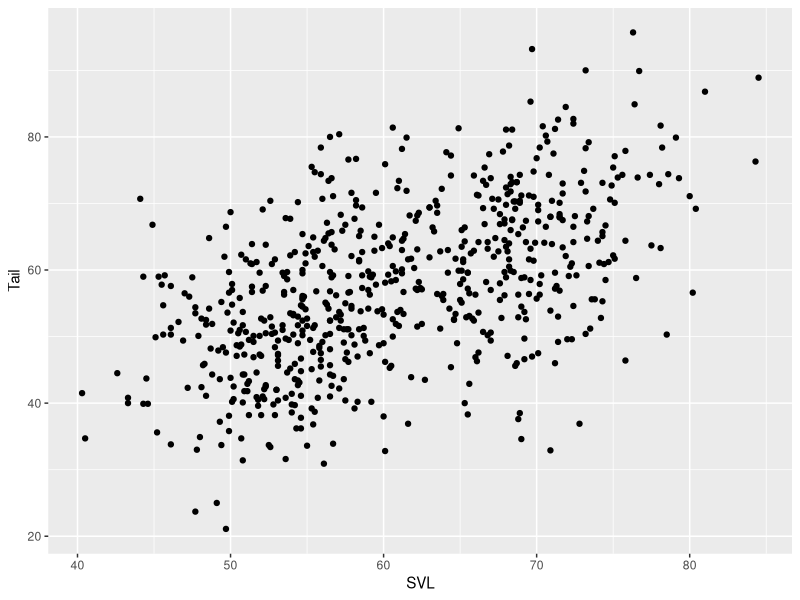
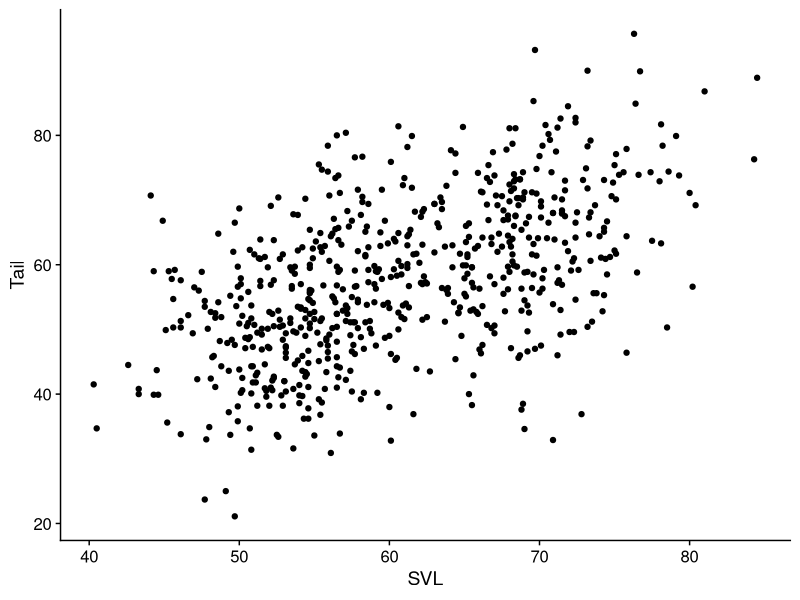

The R script that drew these images, in order: (Note: this script raises an error after producing the figures.)
# This is the r_code for week 0
# Anything after a pound/hash/number sign is a comment

#### Installing some packages #### 
# First, there are a few packages that need to be installed 
# I'll explain what they are and how they work in a minute,
# but this can take a minute so let's get it started now

# Move your cursor to the next line and press Ctrl+Enter
install.packages("tidyverse") # It may be Cmd+Enter for Mac users
# This sends the line to the Console window and executes it
# If you're asked to pick a server/mirror, go with the first option
# (O-cloud)
install.packages("cowplot") # Install this package too

# If you already have these installed, make sure they're the 
# latest versions.  If not, then please run the above code to
# update them

library(tidyverse)
library(cowplot)

#### let's take a look at some data ####

lizards <- read_csv("data/anoles.csv") # This loads in the dataset

lizards # This is a tidy data frame;
# Each column is a separate variable; each row is an observation
glimpse(lizards)
View(lizards)

## Data visualization

base_plot <- 
  ggplot(data = lizards) + # sets up a plot around lizards
  aes(x = SVL, y = Tail) + # Connects columns of lizards to plot aesthetics
  geom_point() # defines a visual layer; in this case, points
base_plot # show results

# This is functional, but doesn't look much like a scientific figure
theme_set(theme_cowplot()) # changes the default theme 
base_plot 

#### Aesthetics ####
# Aesthetics connect a column of data to a visual representation on the plot
# for example, x and y are aesthetics that correspond to axis positions

# Color_morph is another commonly used aesthetic

base_plot + aes(color = Color_morph) # discrete color

base_plot + aes(color = Limb) # continuous color

# Scales change the way aesthetics look
base_plot + aes(color = Limb) + scale_color_viridis_c()

  # Shape
base_plot + aes(shape = Color_morph)
base_plot + aes(shape = Color_morph) + scale_shape(solid = FALSE)

# Size
ggplot(data = lizards, aes(x = SVL, y = Tail, size = Limb)) + 
  geom_point(color = "cornflowerblue", shape = 1)
# Note that aes() was included in the ggplot call instead of being 
  # Added to it; both ways are valid

# You can also give points fixed aesthetic values
ggplot(data = lizards) + 
  aes(x = SVL, y = Tail, shape = Color_morph) + 
  geom_point(size = 2.5, color = "cornflowerblue") + 
  scale_shape(solid = FALSE)

# Or double up on Aesthetics
ggplot(data = lizards) + 
  aes(x = SVL, y = Tail, shape = Color_morph, color = Color_morph) + 
  geom_point(size = 2.5) + 
  scale_shape(solid = FALSE)

base_plot + aes(color = Limb, shape = Color_morph) + 
  scale_shape(solid = FALSE) +
  scale_color_viridis_c()
  
#### Geoms ####
# Geoms are different ways to visualize data

## Discrete X ##
# Histograms
ggplot(data = lizards) + 
  aes(x = Diameter) + 
  geom_histogram()
# Note that there's a warning here; let's address it

ggplot(data = lizards) + 
  aes(x = Diameter) + 
  geom_histogram(binwidth = 2.5) # binwidths option fixes the warning

# Density Plots
ggplot(data = lizards) + 
  aes(x = Diameter) + 
  geom_density()

# Exercise: How could you use a density plot or histogram to compare
  # Diameter distribution of different lizard Color_morph morphs?

# Discrete X, continuous Y

# boxplots
box_plots <- ggplot(data = lizards) + 
  aes(x = Site, y = Height) + 
  geom_boxplot() 

box_plots + aes(fill = Color_morph) # Note that we're using fill as the aesthetic, not color
# Generally, fill is used to color solid objects, color is used for lines or points

# Violin plot
ggplot(data = lizards) + 
  aes(x = Site, y = Height) + 
  geom_violin()  

# Jitter plot
ggplot(data = lizards) + 
  aes(x = Site, y = Height) + 
  geom_jitter(width = .25, height = 0)

# Continuous X and Y

# Line graph
ggplot(data = lizards) + 
  aes(x = SVL, y = Tail) + 
  geom_line()
ggplot(data = lizards) + 
  aes(x = SVL, y = Tail, color = Color_morph) + 
  geom_line()
# SO these are clearly not a good way to visualize this sort of data...


# Regression line, with errors
ggplot(data = lizards) + 
  aes(x = SVL, y = Tail) + 
  geom_smooth(method = "lm", se = TRUE) # use se = FALSE to disable error regions

ggplot(data = lizards) + 
  aes(x = SVL, y = Tail, color = Color_morph) + 
  geom_smooth(method = "lm", se = TRUE) # use se = FALSE to disable error regions

# Combining geoms
regression_plot <- ggplot(data = lizards) + 
  aes(x = SVL, y = Tail) + 
  geom_point(size = 2.5, shape = 1, alpha = .5) + 
  geom_smooth(method = "lm") # adds regression line
regression_plot 

# Bar graphs involve a statistical transformation of the data

# How many individuals were at each site?
ggplot(data = lizards) + 
  aes(x = Site) +
  geom_bar()

ggplot(data = lizards) + 
  aes(x = Site, fill = Perch_type) +
  geom_bar()

ggplot(data = lizards) + 
  aes(x = Site, fill = Perch_type) +
  geom_bar(position = "dodge")

ggplot(data = lizards) + 
  aes(x = Site, fill = Perch_type) +
  geom_bar() + facet_wrap(~Color_morph)

# re-ordering bar graphs
  # You can use fct_infreq() on the x aesthetic to re-order it by frequency 
bars_in_order = 
  ggplot(data = lizards) + 
  aes(x = fct_infreq(Site), 
      fill = Perch_type) +
  geom_bar()
bars_in_order
bars_in_order + xlab("Site")

# Exercise: explore the lizards dataset to see if there are any 
# apparent relationships between different variables

#### Facets ####
# Facets are a way to create several smaller plots out of one dataset

regression_plot + facet_wrap(~Color_morph) # This splits the colors into separate plots

regression_plot + facet_wrap(~Site) # Note that by default, the scales are fixed to be the same
regression_plot + facet_wrap(~Site, scales = "free_x")

# Two_way faceting
regression_plot + facet_grid(Color_morph~Perch_type)

# Cheat sheet
# Go to https://ggplot2.tidyverse.org/ for the help files
